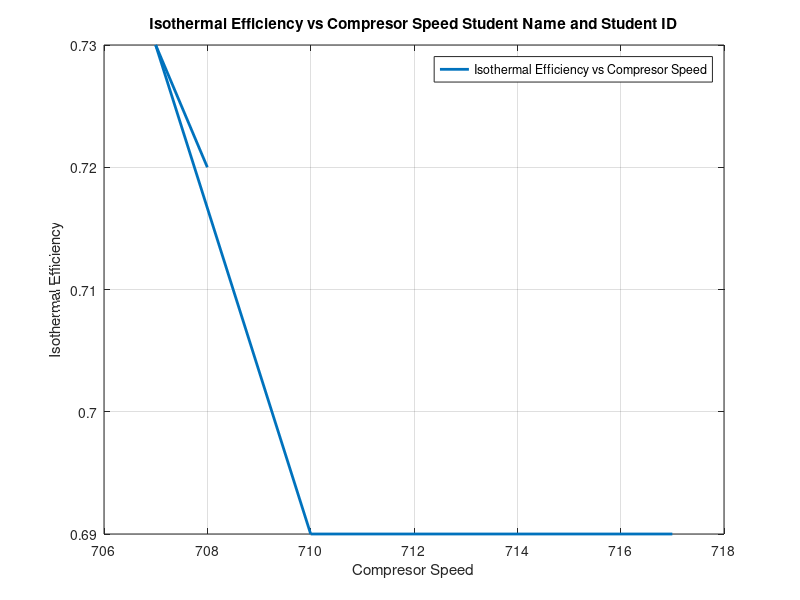

Write the MATLAB code that produced this figure.
% Thermodynmaics Lab 
% Student Name: "Enter Your Student Name"
% Student ID: "Enter Your Student ID"
% Lab 03: To Analyse the variation in Isothermal efficiency with compressor pressure ratio

% Graphs
% Draw a Graph between the Compressor Speed and Isothermal Efficency
% Given Data
Compressor_Speed = [717, 710, 707, 708, 708];
Isothermal_Efficiency = [0.69, 0.69, 0.73, 0.72, 0.72];

% Plotting 
plot(Compressor_Speed, Isothermal_Efficiency, 'Linewidth', 2);

% Cutomization
xlabel ('Compresor Speed');
ylabel ('Isothermal Efficiency');
title ('Isothermal Efficiency vs Compresor Speed Student Name and Student ID')
legend ('Isothermal Efficiency vs Compresor Speed');
grid on;
